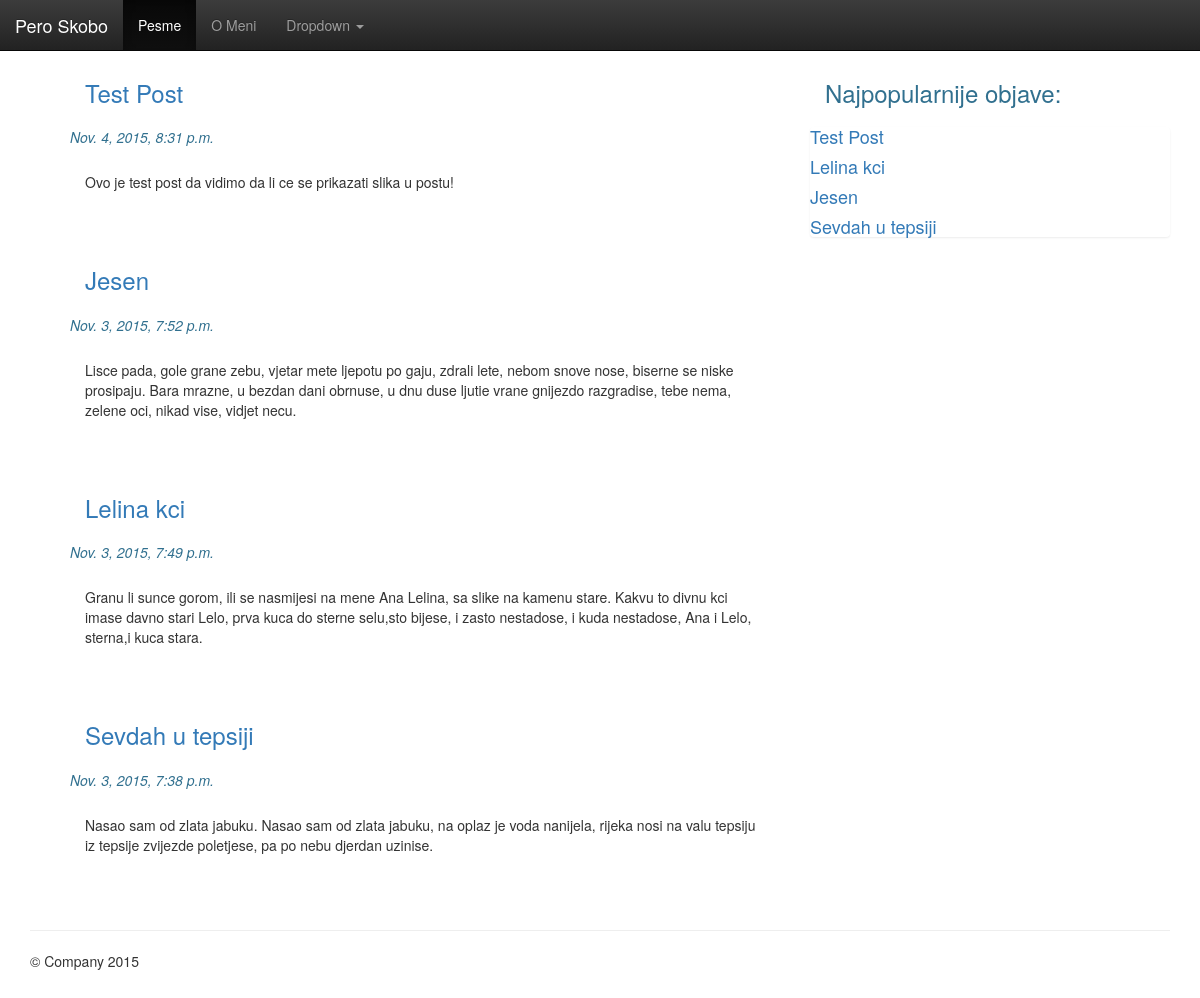
Before: /blog/ with the older database file.
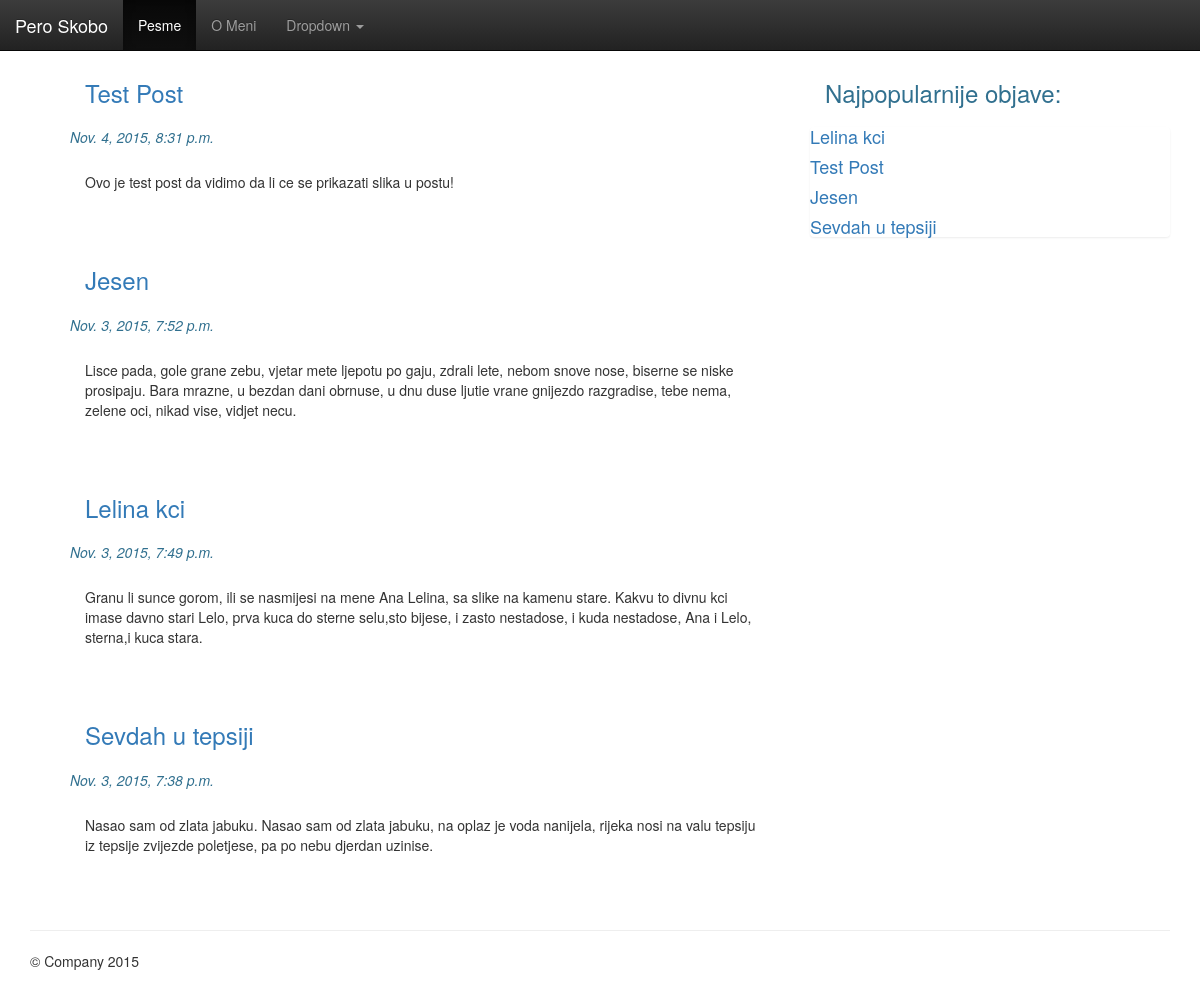
After: the same page with the newer database file.
### blog/models.py (models this page shows, shortened)
class Post(models.Model):
    created_at = models.DateTimeField(auto_now_add=True)
    title = models.CharField(max_length=100)
    content = models.TextField()
    tag = models.CharField(max_length=20, blank=True, null=True)
    image = models.ImageField(upload_to="images", blank=True, null=True)
    views = models.IntegerField(default=0)
    slug = models.CharField(max_length=100, unique=True)

### blog/views.py (the view)
def index(request):
    latest_posts = Post.objects.all().order_by('-created_at')
    t = loader.get_template('blog/index.html')
    context_dict = {
        'latest_posts': latest_posts,
        'popular_posts': get_popular_posts(),
    }
    c = Context(context_dict)
    return HttpResponse(t.render(c))

### blog/views.py (called while the page is built)
def get_popular_posts():
    popular_posts = Post.objects.order_by('-views')[:5]
    return popular_posts

### templates/blog/index.html
{% extends "base.html" %}
{% block content %}
<div class="row">
    <div class="col-xs-12 col-md-8">
        <div class="">
        {% if latest_posts %}
            <ul>
            {% for post in latest_posts %}
                <div class="panel-heading">
                    <h3><a href="/blog/{{ post.slug }}">{{ post.title }}</a></h3>
                </div>
                <p class="text-info"><em>{{ post.created_at }}</em></p>
                <div class="panel-body">
                <p>{{ post.content }}</p>
                <br />
                </div>
            {% endfor %}
            </ul>
        {% endif %}
        </div>
    </div>
<div class="col-xs-12 col-md-4">
    <h3 class="text-info panel-heading">Najpopularnije objave:</h3>
    <ul class="list-group list-unstyled">
        {% for popular_post in popular_posts %}
            <h4><li class="list-grup-item"><a href="/blog/{{ popular_post.slug }}" target="">{{ popular_post.title }}</a></li></h4>
    {% endfor %}
    </ul>
</div>
    {% endblock content %}

Changed rows visible on the page:
changed Post "Lelina kci": moves up the list
